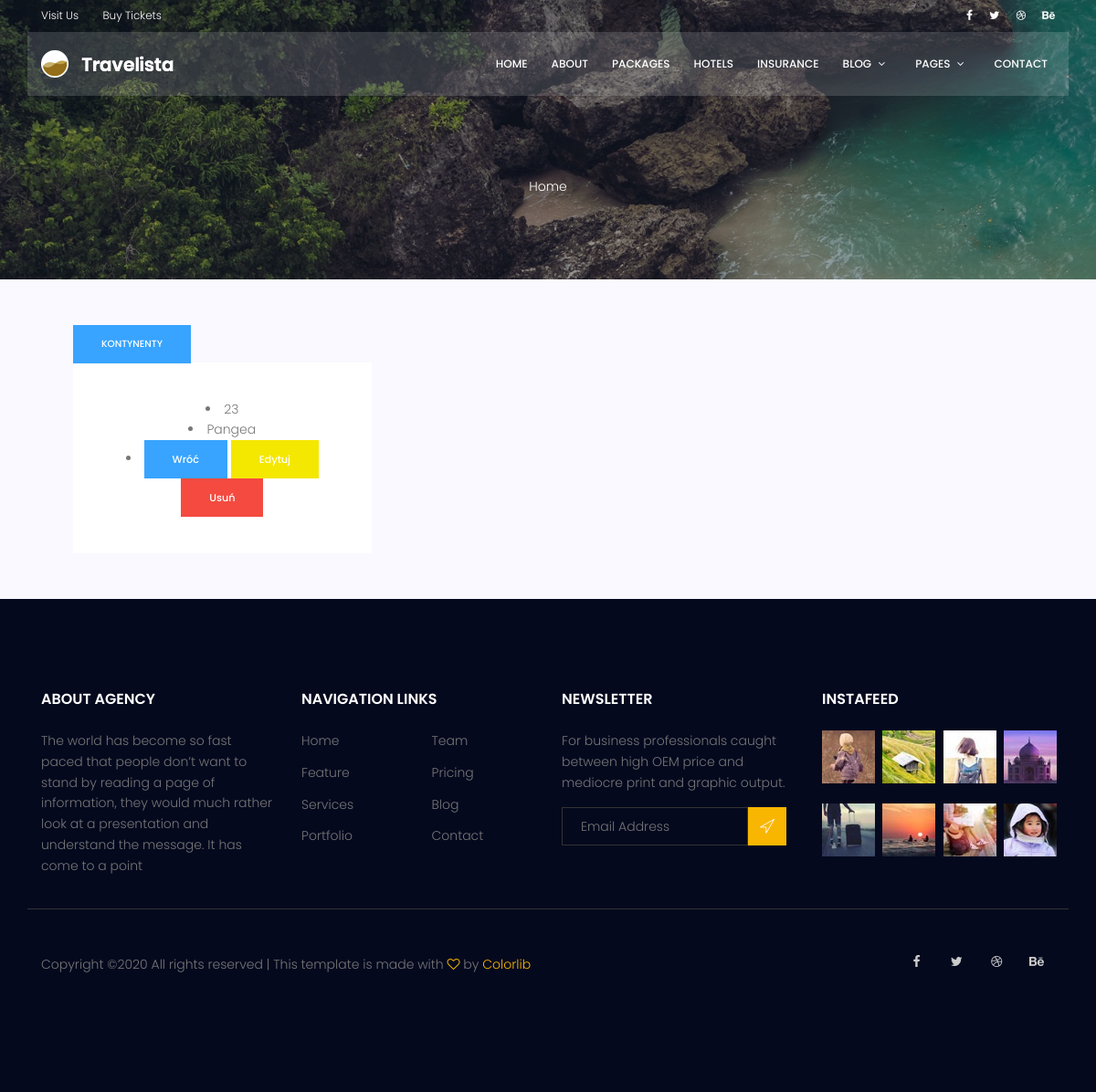
Before: /core/admin_continent_details/23/ with the older database file.
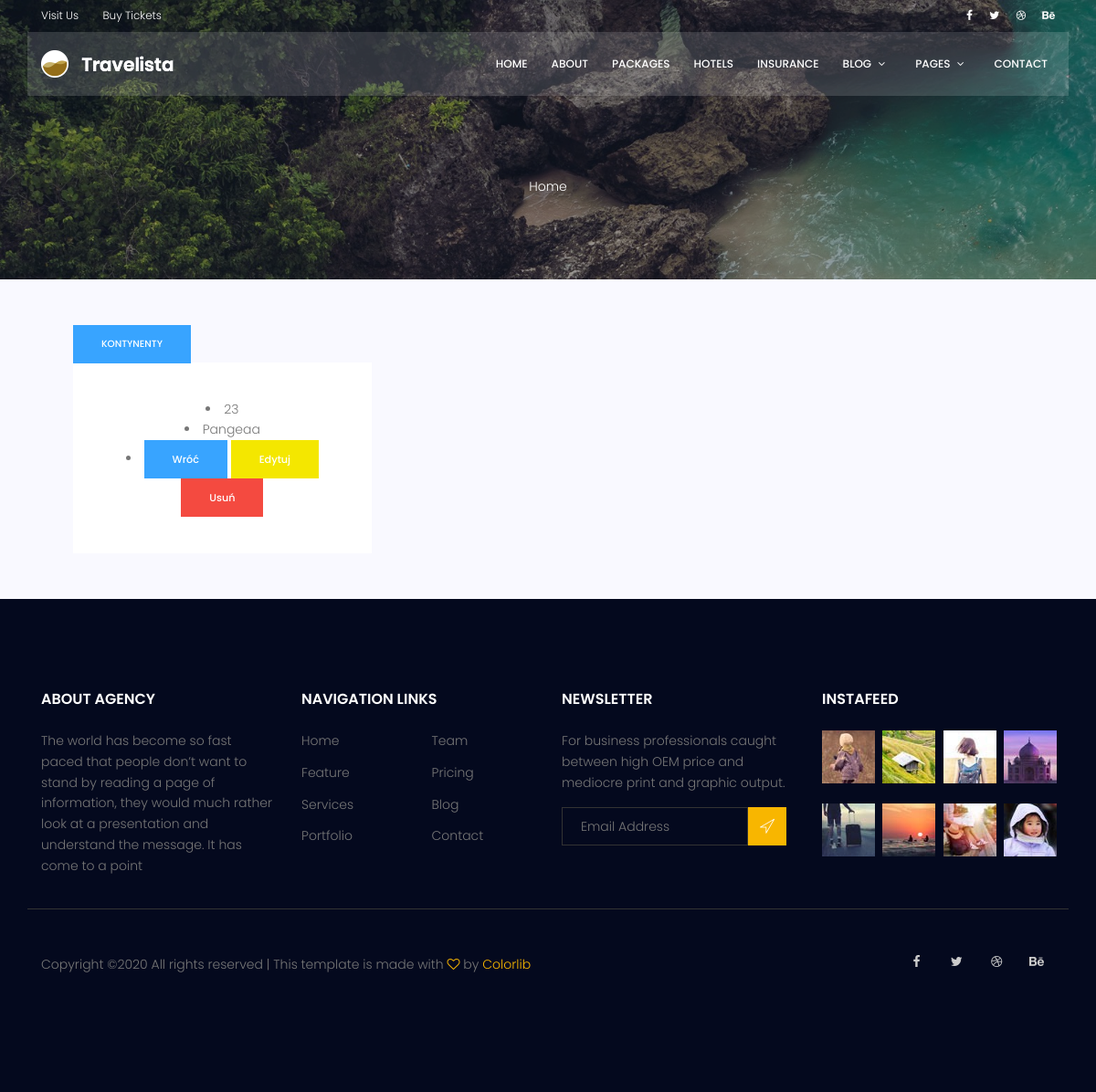
After: the same page with the newer database file.
### core/models.py (models this page shows, shortened)
class Continent(models.Model):
    name = models.CharField(max_length=50)
    class Meta:
        ordering = ['name']

### core/views.py (the view)
# urls.py: path('admin_continent_details/<pk>/', AdminContinentDetailView.as_view(), name='admin_continent_details'),
class AdminContinentDetailView(DetailView):
    model = Continent
    template_name = 'core/admin_continent_details.html'

### core/templates/core/admin_continent_details.html (shortened to what the changed rows need)
{% load static %}
{% load core_extras %}
<body>
<!DOCTYPE html>
<html lang="zxx" class="no-js">
<head>
    <link rel="stylesheet" href="{% static 'css/linearicons.css' %}">
    <link rel="stylesheet" href="{% static 'css/font-awesome.min.css' %}">
    <link rel="stylesheet" href="{% static 'css/bootstrap.css' %}">
    <link rel="stylesheet" href="{% static 'css/magnific-popup.css' %}">
    <link rel="stylesheet" href="{% static 'css/jquery-ui.css' %}">
    <link rel="stylesheet" href="{% static 'css/nice-select.css' %}">
    <link rel="stylesheet" href="{% static 'css/animate.min.css' %}">
    <link rel="stylesheet" href="{% static 'css/owl.carousel.css' %}">
    <link rel="stylesheet" href="{% static 'css/main.css' %}">
</head>
<body>
<section class="destinations-area section-gap" style="padding: 50px">
    <div class="container" >
        <div class="whole-wrap">
            <div class="col-lg-4 col-md-6 banner-right">
                <div class="tab-content" id="myTabContent">
                    <div class="tab-pane fade show active" id="continent" role="tabpanel" aria-labelledby="continent-tab">
                        <div class="form-wrap">
                            <un>
                                <li>{{ continent.id }}</li>
                                <li>{{ continent.name }}</li>
                                <li> <a href="{% url 'core:admin_list' %}" class="genric-btn info">Wróć</a>
                                    <a href="{% url 'core:continent_update' pk=continent.id %}" class="genric-btn warning">Edytuj</a>
                                <a href="{% url 'core:continent_delete' pk=continent.id %}" class="genric-btn danger">Usuń</a></li>
                            </un>
                        </div>
                    </div>
                </div>
            </div>
            </div>
        </div>
</section>
</body>
</html>
</body>
</html>

Changed rows visible on the page:
changed Continent id 23: name "Pangea" → "Pangeaa"
